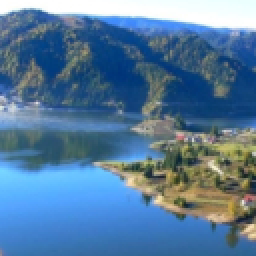
#> input picture images/landscape.jpg, 128 x 128 px (shown 2 times larger)
$ python main.py
#> lines starting #> are read from the running program, lines starting #| are printed output that depends on the picture
### spectral.py
from venv import create

import numpy as np

def create_dft_matrix(N, inverse=False):
    # row vector mapping (1, N)
    x = np.arange(N).reshape((1, N))

    # column vector mapping (N, 1)
    u = np.arange(N).reshape((N, 1))

    # N * N matrix containing all possible frequencies
    matrix_product = x * u

    # matrix containing all angles
    theta_matrix = 1 if inverse else -1
    theta_matrix *= 2 * np.pi * matrix_product / N

    # the discrete fourier transform matrix
    return np.cos(theta_matrix) + 1j * np.sin(theta_matrix)

def dft2d(image):
    H, W = image.shape

    # dft for height
    W_H = create_dft_matrix(H)

    # dft for width
    W_W = create_dft_matrix(W)

    # the spectrum from image
    spectrum = W_H @ image @ W_W
    return spectrum

def idft2d(spectrum):
    H, W = spectrum.shape

    # inverse dft for height
    inv_W_H = create_dft_matrix(H, inverse=True)

    # inverse dft for weight
    inv_W_W = create_dft_matrix(W, inverse=True)

    # the reconstructed image using fourier transform
    image = inv_W_H @ spectrum @ inv_W_W / (H * W)
    return np.real(image)

def fft_shift(spectrum):
    # the fast fourier transform moving the corner frequencies in the middle of the spectrum
    # centres the spectrum around the origin

    H, W = spectrum.shape

    # rolls the spectrum values by half the height
    shifted = np.roll(spectrum, H // 2, axis=0)

    # rolls the spectrum values by half the width
    shifted = np.roll(shifted, W // 2, axis=1)

    return shifted

# [7 lines left out: function rfft2d, not called in this run]

### ffc.py
import numpy as np
from spectral import dft2d, idft2d, fft_shift, rfft2d

def ifft_shift(spectrum):
    # inverse fast fourier transform shift
    # moves the central frequencies back to the corners

    H, W = spectrum.shape
    shifted = np.roll(spectrum, -(H//2), axis=0)
    shifted = np.roll(shifted, -(W//2), axis=1)
    return shifted

def apply_frequency_mask(spectrum, radius, high_pass=False):
    # applies a geometric filter on the spectrum
    # low pass = keeps centre -> keeps shapes, loses details
    # high pass = keeps exterior -> keeps outlines

    H, W = spectrum.shape
    center_y, center_x = H // 2, W // 2

    # coordinate grid to compute distance from the center
    Y, X = np.ogrid[:H, :W]
    distance = np.sqrt((Y - center_y) ** 2 + (X - center_x) ** 2)

    filtered_spectrum = spectrum.copy()

    if high_pass:
        filtered_spectrum[distance < radius] = 0 + 0j
    else:
        filtered_spectrum[distance > radius] = 0 + 0j

    return filtered_spectrum

def percentage_mask(spectrum, drop_percentage):
    # drops % of frequencies with lowest energy
    # (compression)

    magnitude = np.abs(spectrum)

    treshold = np.percentile(magnitude, drop_percentage)

    filtered_spectrum = spectrum.copy()
    filtered_spectrum[magnitude < treshold] = 0 + 0j

    return filtered_spectrum

class FourierUnit:
    def __init__(self, in_channels=1, out_channels=1):
        # one for real values, one for imaginary values
        self.dim = in_channels * 2

        # random weights and biases
        # simulates a trained network
        self.W = np.random.randn(out_channels * 2, self.dim) * 0.1
        self.b = np.zeros((out_channels * 2, 1, 1))

    def forward(self, x):
        C, H, W_dim = x.shape

        spectrum = np.zeros((C, H, W_dim), dtype=np.complex128)
        for c in range(C):
            spectrum[c] = dft2d(x[c])

        # splitting real/imag
        real = np.real(spectrum)
        imag = np.imag(spectrum)

        cont_spectrum = np.concatenate([real, imag], axis=0)

        # 1x1 convolution
        C_conc = cont_spectrum.shape[0]
        flat_spectrum = cont_spectrum.reshape(C_conc, -1)
        proc_spectrum = self.W @ flat_spectrum
        proc_spectrum = proc_spectrum.reshape(self.W.shape[0], H, W_dim) + self.b

        # ReLU
        activated_spectrum = np.maximum(0, proc_spectrum)

        # splitting real/imag again
        half = activated_spectrum.shape[0] // 2
        new_real = activated_spectrum[:half, :, :]
        new_imag = activated_spectrum[half:, :, :]

        new_spectrum = new_real + 1j * new_imag

        out = np.zeros((half, H, W_dim), dtype=np.complex128)
        for c in range(half):
            out[c] = idft2d(new_spectrum[c])

        return np.real(out)

### main.py
from typing import final

import numpy as np
import matplotlib.pyplot as plt
from PIL import Image

from ffc import apply_frequency_mask, ifft_shift, percentage_mask, FourierUnit
from spectral import dft2d, idft2d, fft_shift, rfft2d

def main():
    img_path = "images/landscape.jpg"
    img = Image.open(img_path).convert('L')
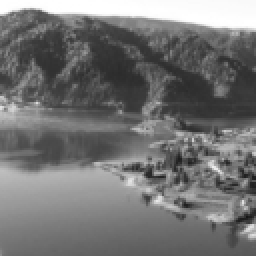
#> img: PIL image 128x128 L (shown 2 times larger); min 22, max 255, mean 115.6
    img_array = np.array(img, dtype=np.float64) / 255.0

    H, W = img_array.shape
#> H = 128; W = 128
    print(f"processed image size: {H}x{W}")
#| processed image size: 128x128
    spectrum = dft2d(img_array)
    reconstructed_image = idft2d(spectrum)

    max_error = np.max(np.abs(img_array - reconstructed_image))
#> max_error = 3.15e-14
    print(f"max error: {max_error:.2e}")
#| max error: 3.15e-14

    central_spectrum = fft_shift(spectrum)
    magnitude = 20 * np.log(np.abs(central_spectrum) + 1e-8)
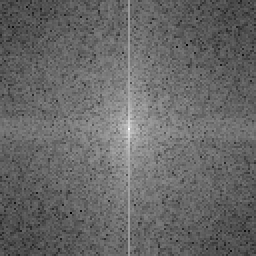
#> magnitude: shape (128, 128) float64 (shown 2 times larger); min -82.36, max 178.3, mean 23.3; drawn with min black and max white

    orig_vmin = magnitude.min()
#> orig_vmin = -82.36
    orig_vmax = magnitude.max()
#> orig_vmax = 178.3

    plt.figure(figsize=(20, 10))

    plt.subplot(2, 5, 1)
    plt.title("1. Original Image")
    plt.imshow(img_array, cmap='gray')
    plt.axis('off')

    plt.subplot(2, 5, 2)
    plt.title("2. Fourier Spectrum")
    plt.imshow(magnitude, cmap='gray')
    plt.axis('off')

    plt.subplot(2, 5, 3)
    plt.title("3. Reconstructed Image")
    plt.imshow(reconstructed_image, cmap='gray')
    plt.axis('off')

    filtered_central_spectrum = apply_frequency_mask(central_spectrum, radius=50, high_pass=False)
    filtered_spectrum = ifft_shift(filtered_central_spectrum)
    filtered_image = idft2d(filtered_spectrum)

    plt.subplot(2, 5, 4)
    plt.title("4. Low Pass Image")
    plt.imshow(filtered_image, cmap='gray')
    plt.axis('off')

    magnitude = 20 * np.log(np.abs(fft_shift(filtered_spectrum)) + 1e-8)
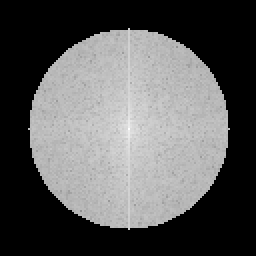
#> magnitude: shape (128, 128) float64 (shown 2 times larger); min -368.4, max 178.3, mean -174; drawn with min black and max white

    plt.subplot(2, 5, 6)
    plt.title("6. Low Pass Spectrum")
    plt.imshow(magnitude, cmap='gray', vmin=orig_vmin, vmax=orig_vmax)
    plt.axis('off')

    filtered_central_spectrum = apply_frequency_mask(central_spectrum, radius=50, high_pass=True)
    filtered_spectrum = ifft_shift(filtered_central_spectrum)
    filtered_image = idft2d(filtered_spectrum)
#> in idft2d (call 3), `return np.real(image)`:
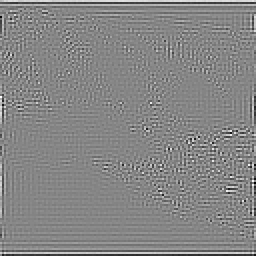
#> returned value: shape (128, 128) float64 (shown 2 times larger); min -0.117, max 0.105, mean -6.99e-18; drawn with min black and max white

    plt.subplot(2, 5, 5)
    plt.title("5. High Pass Image")
    plt.imshow(filtered_image, cmap='gray')
    plt.axis('off')

    magnitude = 20 * np.log(np.abs(fft_shift(filtered_spectrum)) + 1e-8)
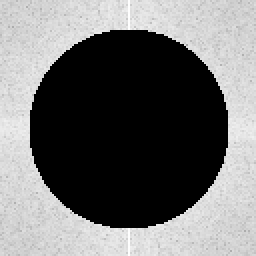
#> magnitude: shape (128, 128) float64 (shown 2 times larger); min -368.4, max 76.53, mean -170.7; drawn with min black and max white

    plt.subplot(2, 5, 7)
    plt.title("7. High Pass Spectrum")
    plt.imshow(magnitude, cmap='gray', vmin=orig_vmin, vmax=orig_vmax)
    plt.axis('off')

    compressed_spectrum = percentage_mask(central_spectrum, drop_percentage=70)
#> in percentage_mask, `treshold = np.percentile(magnitude, drop_percentage)`: treshold = 5.38
    ispectrum = ifft_shift(compressed_spectrum)
    compressed_image = idft2d(ispectrum)

    plt.subplot(2, 5, 8)
    plt.title("8. Compressed Image")
    plt.imshow(compressed_image, cmap='gray')
    plt.axis('off')

    magnitude = 20 * np.log(np.abs(compressed_spectrum) + 1e-8)
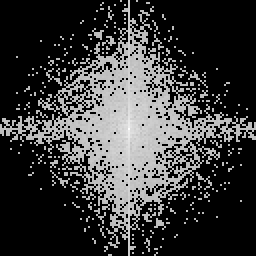
#> magnitude: shape (128, 128) float64 (shown 2 times larger); min -368.4, max 178.3, mean -243; drawn with min black and max white

    plt.subplot(2, 5, 9)
    plt.title("9. Compressed Spectrum")
    plt.imshow(magnitude, cmap='gray', vmin=orig_vmin, vmax=orig_vmax)
    plt.axis('off')

    image_tensor = img_array.reshape(1, img_array.shape[0], img_array.shape[1])
    fu_layer = FourierUnit(in_channels=1, out_channels=1)
    processed_image = fu_layer.forward(image_tensor)
    final_image = processed_image.squeeze(0)
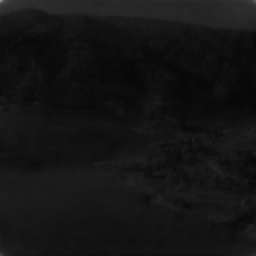
#> final_image: shape (128, 128) float64 (shown 2 times larger); min 0.0286, max 0.541, mean 0.08

    plt.subplot(2, 5, 10)
    plt.title("10. Fourier Unit Output")
    plt.imshow(final_image, cmap='gray')
    plt.axis('off')

    plt.tight_layout()
    plt.show()


if __name__ == "__main__":
    main()
